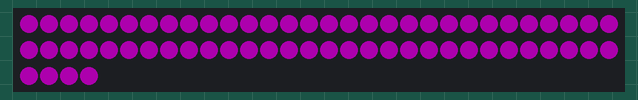
Simulated run of this sketch. Board: Arduino Uno, built with avr-gcc and run on an emulated ATmega328P. On the bench: 64 RGB LEDs in strip order, left to right, continuing on the next row. Dim RGB values are drawn brighter than linear.

Above: at 0.1 s.

The sketch:

Neo4.ino
```cpp
/*
  NeoPixel Arrays Spark Challenge
  Cameron Acton
*/

//Hello World Test for an 8x8 NeoPixel array
//This test was designed to make the entire matrix of LEDs blink

#include <Adafruit_NeoPixel.h>

//NeoPixel strip init
const int stripPin = 6;
Adafruit_NeoPixel strip(64, stripPin);

bool isOn;

void setup() {
  strip.begin();
  strip.clear();

  strip.setBrightness(50);
}

void loop() {
  for (int i = 0; i < strip.numPixels(); i++) {
    strip.setPixelColor(i, 255, 0, 255);
  }
  strip.show();
  delay(500);

  strip.clear();
  strip.show();
  delay(500);
}
```
